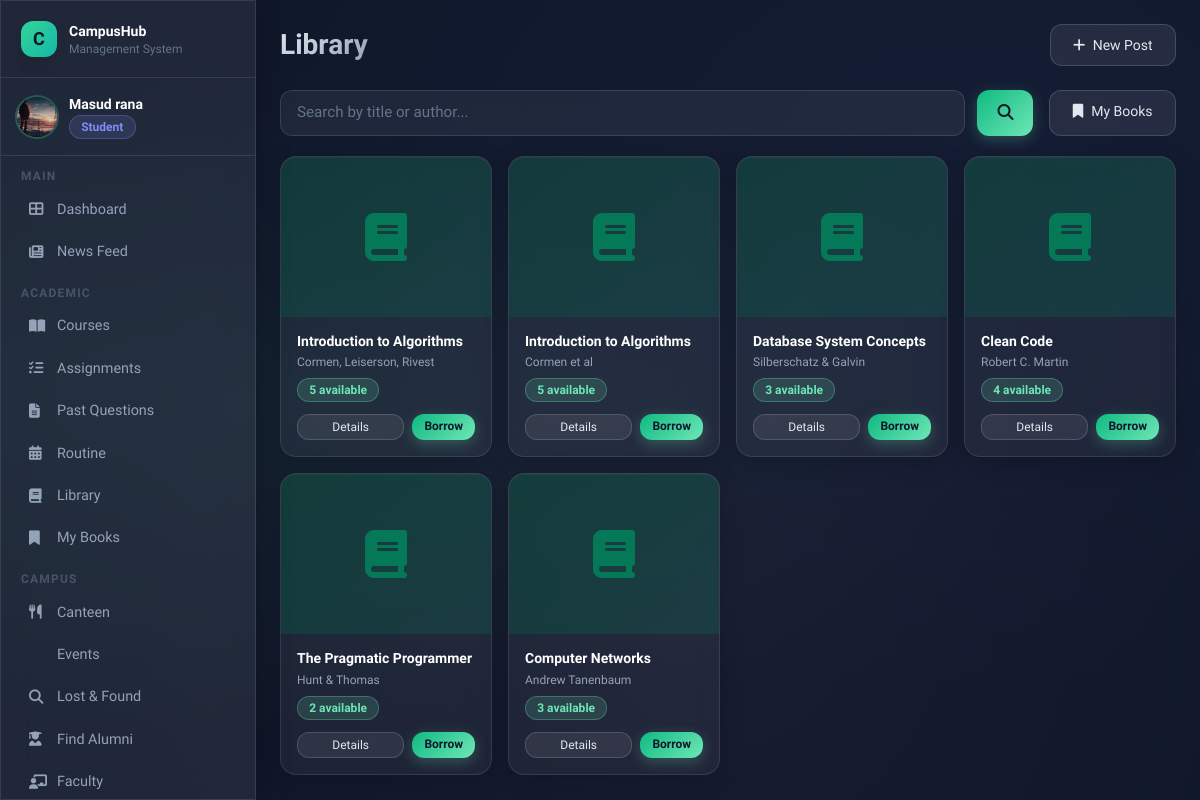
Screenshot of /library/ (signed in) with the database file from the repository.
### users/models.py (models this page shows, shortened)
class User(AbstractUser):
    ROLE_CHOICES = [
        ('admin', 'Admin'),
        ('teacher', 'Teacher'),
        ('student', 'Student'),
        ('alumni', 'Alumni'),
    ]
    email = models.EmailField(unique=True)
    phone = models.CharField(max_length=20, blank=True)
    role = models.CharField(max_length=20, choices=ROLE_CHOICES, default='student')
    profile_picture = models.ImageField(upload_to='profile_pics/', blank=True, null=True)
    USERNAME_FIELD = 'email'
    REQUIRED_FIELDS = ['username']
    def is_student(self): return self.role == 'student'
    def is_alumni(self): return self.role == 'alumni'

### library/models.py (models this page shows, shortened)
class Book(models.Model):
    title = models.CharField(max_length=300)
    author = models.CharField(max_length=200)
    isbn = models.CharField(max_length=20, unique=True, blank=True)
    category = models.CharField(max_length=100, blank=True)
    total_copies = models.IntegerField(default=1)
    available_copies = models.IntegerField(default=1)
    cover_image = models.ImageField(upload_to='book_covers/', blank=True, null=True)
    description = models.TextField(blank=True)
    added_at = models.DateTimeField(auto_now_add=True)
    def is_available(self):
        return self.available_copies > 0

### library/views.py (the view)
    def wrapper(request, *args, **kwargs):
        if request.user.is_authenticated and request.user.is_alumni():
            messages.error(request, "Alumni do not have access to the Library.")
            return redirect('dashboard')
        return view_func(request, *args, **kwargs)

### library/views.py (called while the page is built)
def alumni_restricted(view_func):
    def wrapper(request, *args, **kwargs):
        if request.user.is_authenticated and request.user.is_alumni():
            messages.error(request, "Alumni do not have access to the Library.")
            return redirect('dashboard')
        return view_func(request, *args, **kwargs)
    wrapper.__name__ = view_func.__name__
    return wrapper

@login_required
@alumni_restricted
def book_list(request):
    query = request.GET.get('q', '')
    books = Book.objects.all()
    if query:
        books = books.filter(title__icontains=query) | books.filter(author__icontains=query)
    return render(request, 'library/book_list.html', {'books': books, 'query': query})

### templates/library/book_list.html (shortened to what this page needs)
{% extends 'base.html' %}
{% block page_title %}Library{% endblock %}
{% block content %}
<div class="flex gap-4 mb-5">
  <form method="get" class="flex-1 flex gap-3">
    <input type="text" name="q" value="{{ query }}" placeholder="Search by title or author..." class="form-input flex-1">
    <button type="submit" class="btn-primary px-5"><i class="fas fa-search"></i></button>
  </form>
  <a href="{% url 'my_books' %}" class="btn-secondary text-sm"><i class="fas fa-bookmark mr-2"></i>My Books</a>
</div>
<div class="grid grid-cols-4 gap-4">
{% for book in books %}
<div class="glass-card overflow-hidden">
  {% if book.cover_image %}
    <img src="{{ book.cover_image.url }}" class="w-full h-40 object-cover">
  {% else %}
    <div class="w-full h-40 bg-gradient-to-br from-emerald-900/50 to-teal-900/50 flex items-center justify-center text-5xl text-emerald-700"><i class="fas fa-book"></i></div>
  {% endif %}
  <div class="p-4">
    <h3 class="font-bold text-white text-sm leading-tight mb-1">{{ book.title }}</h3>
    <div class="text-xs text-slate-400 mb-2">{{ book.author }}</div>
    <div class="flex items-center justify-between mb-3">
      {% if book.is_available %}<span class="badge badge-green text-xs">{{ book.available_copies }} available</span>
      {% else %}<span class="badge badge-red text-xs">Unavailable</span>{% endif %}
    </div>
    <div class="flex gap-2">
      <a href="{% url 'book_detail' book.pk %}" class="btn-secondary text-xs py-1 px-3 flex-1 text-center">Details</a>
      {% if book.is_available %}<a href="{% url 'borrow_book' book.pk %}" class="btn-primary text-xs py-1 px-3">Borrow</a>{% endif %}
    </div>
  </div>
</div>
{% empty %}
<div class="col-span-4 text-center py-12 text-slate-500"><i class="fas fa-book text-4xl mb-3"></i><p>No books found{% if query %} for "{{ query }}"{% endif %}.</p></div>
{% endfor %}
</div>
{% endblock %}

### templates/base.html (shortened to what this page needs)
<!DOCTYPE html>
<html lang="en">
<head>
<script src="https://cdn.tailwindcss.com"></script>
<link rel="stylesheet" href="https://cdnjs.cloudflare.com/ajax/libs/font-awesome/6.4.0/css/all.min.css">
</head>
<body>
<div class="mesh-bg"></div>
{% if user.is_authenticated %}
<div class="flex min-h-screen">
  <aside class="w-64 flex-shrink-0 glass border-r border-white/10 flex flex-col fixed h-full z-20 overflow-y-auto scrollbar-thin">
    <div class="p-5 border-b border-white/10">
      <div class="flex items-center gap-3">
        <div class="w-9 h-9 rounded-xl bg-gradient-to-br from-emerald-400 to-teal-500 flex items-center justify-center text-slate-900 font-bold text-lg shadow-lg">C</div>
        <div>
          <div class="font-bold text-white text-sm">CampusHub</div>
          <div class="text-xs text-slate-500">Management System</div>
        </div>
      </div>
    </div>
    <div class="p-4 border-b border-white/10">
      <div class="flex items-center gap-3">
        {% if user.profile_picture %}
          <img src="{{ user.profile_picture.url }}" class="w-10 h-10 rounded-full object-cover ring-2 ring-emerald-400/30">
        {% else %}
          <div class="w-10 h-10 rounded-full bg-gradient-to-br from-indigo-500 to-purple-500 flex items-center justify-center text-white font-bold text-sm">
            {{ user.first_name|first|upper }}{{ user.last_name|first|upper }}
          </div>
        {% endif %}
        <div class="overflow-hidden">
          <div class="font-semibold text-sm text-white truncate">{{ user.get_full_name|default:user.username }}</div>
          <span class="badge {% if user.role == 'student' %}badge-blue{% elif user.role == 'teacher' %}badge-green{% elif user.role == 'alumni' %}badge-pink{% else %}badge-yellow{% endif %} text-xs">{{ user.role|title }}</span>
        </div>
      </div>
    </div>
    <nav class="p-3 flex-1">
      <div class="mb-2">
        <p class="text-xs text-slate-600 uppercase tracking-widest px-2 mb-1 font-semibold">Main</p>
        <a href="{% url 'dashboard' %}" class="sidebar-link {% if request.resolver_match.url_name == 'dashboard' %}active{% endif %}">
          <i class="fas fa-th-large w-4"></i> Dashboard
        </a>
        <a href="{% url 'post_list' %}" class="sidebar-link {% if 'post' in request.resolver_match.url_name %}active{% endif %}">
          <i class="fas fa-newspaper w-4"></i> News Feed
        </a>
      </div>
      {% if not user.is_alumni %}
      <div class="mb-2">
        <p class="text-xs text-slate-600 uppercase tracking-widest px-2 mb-1 mt-3 font-semibold">Academic</p>
        <a href="{% url 'course_list' %}" class="sidebar-link">
          <i class="fas fa-book-open w-4"></i> Courses
        </a>
        <a href="{% url 'assignment_list' %}" class="sidebar-link">
          <i class="fas fa-tasks w-4"></i> Assignments
        </a>
        <a href="{% url 'previous_questions' %}" class="sidebar-link">
          <i class="fas fa-file-alt w-4"></i> Past Questions
        </a>
        <a href="{% url 'routine' %}" class="sidebar-link">
          <i class="fas fa-calendar-alt w-4"></i> Routine
        </a>
        <a href="{% url 'book_list' %}" class="sidebar-link">
          <i class="fas fa-book w-4"></i> Library
        </a>
        <a href="{% url 'my_books' %}" class="sidebar-link">
          <i class="fas fa-bookmark w-4"></i> My Books
        </a>
      </div>
      {% endif %}
      <div class="mb-2">
        <p class="text-xs text-slate-600 uppercase tracking-widest px-2 mb-1 mt-3 font-semibold">Campus</p>
        <a href="{% url 'canteen_menu' %}" class="sidebar-link">
          <i class="fas fa-utensils w-4"></i> Canteen
        </a>
        <a href="{% url 'event_list' %}" class="sidebar-link">
           Events
        </a>
        <a href="{% url 'lost_found' %}" class="sidebar-link">
          <i class="fas fa-search w-4"></i> Lost & Found
        </a>
        {% if user.is_student %}
        <a href="{% url 'alumni_list' %}" class="sidebar-link">
          <i class="fas fa-user-graduate w-4"></i> Find Alumni
        </a>
        {% endif %}
        <a href="{% url 'faculty_list' %}" class="sidebar-link">
          <i class="fas fa-chalkboard-teacher w-4"></i> Faculty
        </a>
      </div>
    </nav>
  </aside>
  <main class="flex-1 ml-64 p-6 min-h-screen">
    <header class="flex items-center justify-between mb-6">
      <div>
        {% block page_header %}<h1 class="page-title">{% block page_title %}Dashboard{% endblock %}</h1>{% endblock %}
      </div>
      <div class="flex items-center gap-3">
        <a href="{% url 'create_post' %}" class="btn-secondary text-sm"><i class="fas fa-plus mr-1"></i> New Post</a>
      </div>
    </header>
    {% block content %}{% endblock %}
  </main>
</div>
{% else %}
{% block auth_content %}{% endblock %}
{% endif %}
</body>
</html>

### templates/base.html (style rules this page uses)
:root { --glass: rgba(255,255,255,0.07); --glass-border: rgba(255,255,255,0.12); --accent: #6ee7b7; --accent2: #818cf8; --accent3: #f9a8d4; }
* { font-family: 'Sora', sans-serif; }
body { background: #0f172a; color: #e2e8f0; min-height: 100vh; }
.glass { background: var(--glass); backdrop-filter: blur(16px); -webkit-backdrop-filter: blur(16px); border: 1px solid var(--glass-border); box-shadow: 0 8px 32px rgba(0,0,0,0.3); }
.glass-card { background: rgba(255,255,255,0.05); backdrop-filter: blur(12px); border: 1px solid rgba(255,255,255,0.1); border-radius: 1rem; box-shadow: 0 4px 24px rgba(0,0,0,0.2), inset 0 1px 0 rgba(255,255,255,0.08); transition: transform 0.2s ease, box-shadow 0.2s ease; }
.btn-primary { background: linear-gradient(135deg, #10b981, #6ee7b7); color: #0f172a; font-weight: 600; padding: 0.6rem 1.4rem; border-radius: 0.75rem; transition: all 0.2s; box-shadow: 0 4px 14px rgba(110,231,183,0.25); border: none; cursor: pointer; display: inline-block; text-decoration: none; }
.btn-secondary { background: rgba(255,255,255,0.08); border: 1px solid rgba(255,255,255,0.15); color: #e2e8f0; font-weight: 500; padding: 0.6rem 1.4rem; border-radius: 0.75rem; transition: all 0.2s; cursor: pointer; display: inline-block; text-decoration: none; }
.form-input { background: rgba(255,255,255,0.06); border: 1px solid rgba(255,255,255,0.12); color: #e2e8f0; padding: 0.65rem 1rem; border-radius: 0.75rem; width: 100%; transition: border-color 0.2s, box-shadow 0.2s; font-size: 0.95rem; }
.form-input::placeholder { color: #64748b; }
.badge { display: inline-flex; align-items: center; gap: 0.3rem; padding: 0.2rem 0.7rem; border-radius: 9999px; font-size: 0.75rem; font-weight: 600; }
.badge-green { background: rgba(110,231,183,0.15); color: #6ee7b7; border: 1px solid rgba(110,231,183,0.3); }
.badge-blue { background: rgba(129,140,248,0.15); color: #818cf8; border: 1px solid rgba(129,140,248,0.3); }
.sidebar-link { display: flex; align-items: center; gap: 0.75rem; padding: 0.65rem 1rem; border-radius: 0.75rem; color: #94a3b8; font-size: 0.9rem; font-weight: 500; transition: all 0.2s; text-decoration: none; }
.page-title { font-size: 1.75rem; font-weight: 700; background: linear-gradient(135deg, #e2e8f0, #94a3b8); -webkit-background-clip: text; -webkit-text-fill-color: transparent; }
.mesh-bg { position: fixed; inset: 0; z-index: -1; background: radial-gradient(ellipse at 20% 50%, rgba(110,231,183,0.05) 0%, transparent 60%), radial-gradient(ellipse at 80% 20%, rgba(129,140,248,0.05) 0%, transparent 60%), radial-gradient(ellipse at 60% 80%, rgba(249,168,212,0.04) 0%, transparent 60%), #0f172a; }

### rows the page displays
User: profile_picture (picture), get_full_name "Masud rana", role "Student"
Book: title "Introduction to Algorithms", author "Cormen, Leiserson, Rivest", available_copies "5", shows "Borrow"
Book: title "Introduction to Algorithms", author "Cormen et al", available_copies "5", shows "Borrow"
Book: title "Database System Concepts", author "Silberschatz & Galvin", available_copies "3", shows "Borrow"
Book: title "Clean Code", author "Robert C. Martin", available_copies "4", shows "Borrow"
Book: title "The Pragmatic Programmer", author "Hunt & Thomas", available_copies "2", shows "Borrow"
Book: title "Computer Networks", author "Andrew Tanenbaum", available_copies "3", shows "Borrow"
